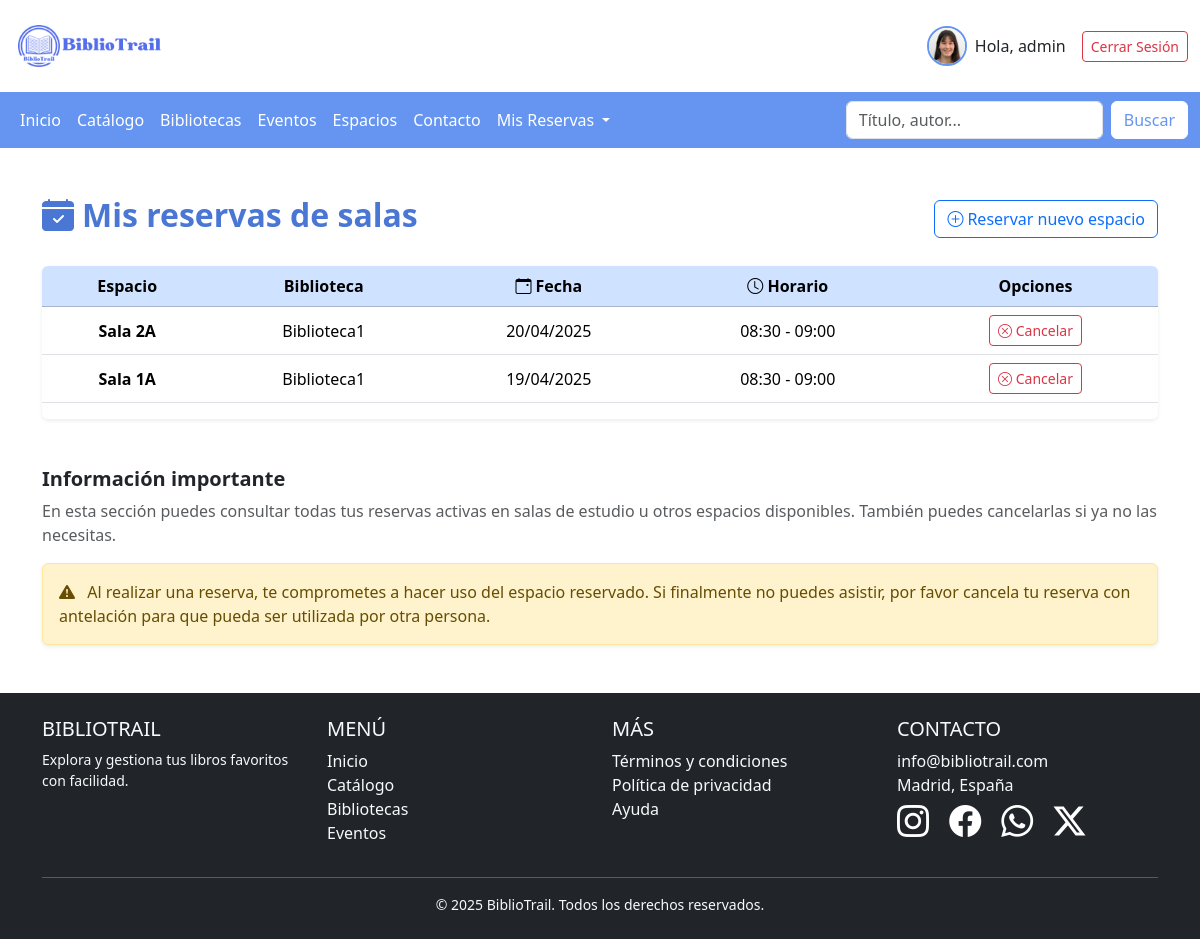
The page /reservas/mis-espacios/ (signed in) on the database as committed earlier.
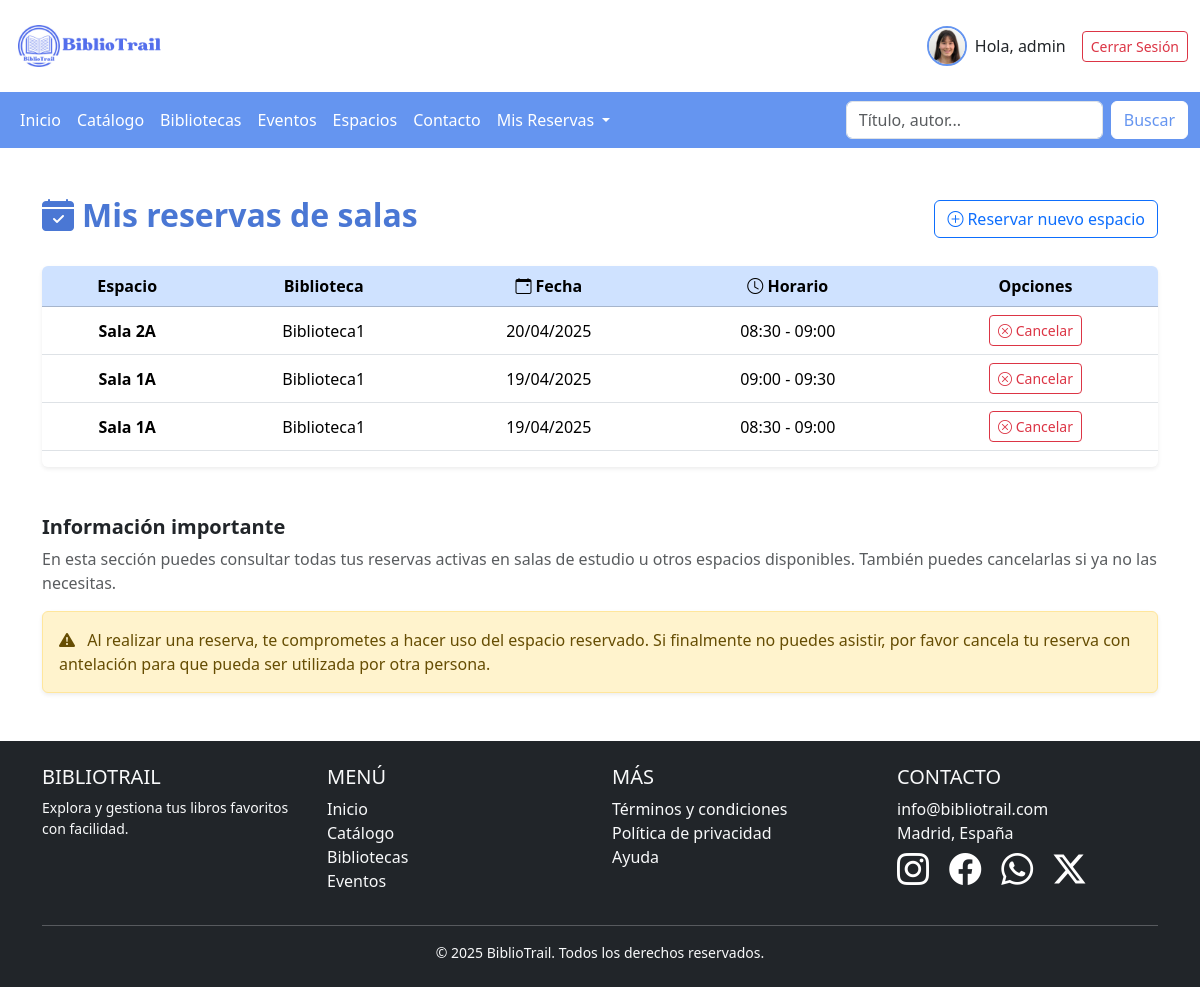
The same page on the database as committed later.
### autenticacion/models.py (models this page shows, shortened)
class PerfilUsuario(models.Model):
    user = models.OneToOneField(User, on_delete=models.CASCADE, related_name="perfil")
    nombre = models.CharField(max_length=200, blank=True, null=True)
    apellido = models.CharField(max_length=200, blank=True, null=True)
    email = models.EmailField(max_length=500, blank=True, null=True)
    username = models.CharField(max_length=200, blank=True, null=True)
    dni = models.CharField(max_length=9, unique=True, blank=True, null=True, help_text="Ingrese su DNI")
    sexo = models.CharField(max_length=6, choices=[('M', 'Hombre'), ('F', 'Mujer')], blank=True, null=True)
    direccion = models.TextField(max_length=250, blank=True, null=True, help_text="Ingrese la dirección de su domicilio")
    codigo_postal = models.CharField(max_length=5, blank=True, null=True)
    ciudad = models.CharField(max_length=40, blank=True, null=True)
    provincia = models.CharField(max_length=40, blank=True, null=True)
    avatar = models.ImageField(null=True,blank=True , default="avatar.svg")
    bio = models.TextField(null=True)
    created = models.DateTimeField(auto_now_add=True)
    class Meta:
        ordering = ['created']
        verbose_name = "Perfil de usuario"
        verbose_name_plural = "Perfiles de usuarios"

### reservas/models.py (models this page shows, shortened)
class ReservaEspacio(models.Model):
    usuario = models.ForeignKey(PerfilUsuario, on_delete=models.CASCADE)
    espacio_id_remoto = models.PositiveIntegerField()
    titulo_espacio = models.CharField(max_length=200)
    biblioteca_origen = models.CharField(max_length=100)
    fecha = models.DateField()
    hora_inicio = models.TimeField()
    hora_fin = models.TimeField()
    class Meta:
        unique_together = ('espacio_id_remoto', 'biblioteca_origen', 'fecha', 'hora_inicio', 'hora_fin')

### reservas/views.py (the view)
# urls.py: path("mis-espacios/", views.mis_espacios, name="mis_espacios"),
@login_required
def mis_espacios(request):
    reservas = ReservaEspacio.objects.filter(usuario=request.user.perfil).order_by("-fecha", "-hora_inicio")
    return render(request, "reservas/mis_espacios.html", {
        "reservas": reservas
    })

### reservas/templates/reservas/mis_espacios.html (shortened to what this page needs)
{% extends "BibliotrailApp/base.html" %}
{% block content %}
<div class="container my-5">
  <div class="d-flex justify-content-between align-items-center mb-4">
    <h2 class="fw-bold" style="color: #4a77d4;">
      <i class="bi bi-calendar-check-fill me-2"></i>Mis reservas de salas
    </h2>
    <a href="{% url 'calendario_espacios' %}" class="btn btn-outline-primary">
      <i class="bi bi-plus-circle me-1"></i>Reservar nuevo espacio
    </a>
  </div>
  {% if reservas %}
    <div class="table-responsive rounded shadow-sm mb-4">
      <table class="table table-hover align-middle text-center bg-white">
        <thead class="table-primary text-dark">
          <tr>
            <th scope="col"></i> Espacio</th>
            <th scope="col"></i> Biblioteca</th>
            <th scope="col"><i class="bi bi-calendar-event"></i> Fecha</th>
            <th scope="col"><i class="bi bi-clock"></i> Horario</th>
            <th scope="col"></i> Opciones</th>
          </tr>
        </thead>
        <tbody>
          {% for reserva in reservas %}
            <tr class="align-middle">
              <td class="fw-semibold">{{ reserva.titulo_espacio }}</td>
              <td>{{ reserva.biblioteca_origen|title }}</td>
              <td>{{ reserva.fecha|date:"d/m/Y" }}</td>
              <td>{{ reserva.hora_inicio|time:"H:i" }} - {{ reserva.hora_fin|time:"H:i" }}</td>
              <td>
                <a href="{% url 'cancelar_reserva_espacio' reserva.id %}" class="btn btn-sm btn-outline-danger">
                  <i class="bi bi-x-circle"></i> Cancelar
                </a>
              </td>
            </tr>
          {% endfor %}
        </tbody>
      </table>
    </div>
  {% else %}
    <div class="alert alert-info text-center mt-4 p-4 shadow-sm" role="alert">
      <i class="bi bi-info-circle-fill me-2"></i>Aún no has reservado ningún espacio. Puedes hacer tu primera reserva desde el botón superior derecho.
    </div>
  {% endif %}
  <div class="mt-5">
    <h5 class="fw-semibold">Información importante</h5>
    <p class="text-muted">
      En esta sección puedes consultar todas tus reservas activas en salas de estudio u otros espacios disponibles.
      También puedes cancelarlas si ya no las necesitas.
    </p>
    <div class="alert alert-warning shadow-sm" role="alert">
      <i class="bi bi-exclamation-triangle-fill me-2"></i>
      Al realizar una reserva, te comprometes a hacer uso del espacio reservado.
      Si finalmente no puedes asistir, por favor cancela tu reserva con antelación para que pueda ser utilizada por otra persona.
    </div>
  </div>
</div>
{% endblock %}

### BibliotrailApp/templates/BibliotrailApp/base.html (shortened to what this page needs)
<!DOCTYPE html>
<html lang="en">
<head>
    {% load static %}
    <link href="https://cdn.jsdelivr.net/npm/bootstrap@5.3.3/dist/css/bootstrap.min.css" rel="stylesheet">
    <link rel="stylesheet" href="https://cdn.jsdelivr.net/npm/bootstrap-icons@1.11.3/font/bootstrap-icons.min.css">
    <link href="{% static 'BibliotrailApp/css/style.css' %}" rel="stylesheet">
</head>
<body>
    <header class="container-fluid py-3">
        <div class="row align-items-center">
            <div class="col-6 col-md-3">
                <img src="{% static 'BibliotrailApp/images/BiblioTrail.png' %}" alt="Logo BiblioTrail" class="img-fluid" style="max-width: 150px;">
            </div>
            <div class="col-6 col-md-9 text-end">
                <div class="d-flex flex-column flex-sm-row align-items-center justify-content-end gap-3">
                    {% if user.is_authenticated %}
                        <a href="{% url 'perfil' %}" class="d-flex align-items-center text-decoration-none text-dark">
                            <img src="{{request.user.perfil.avatar.url}}" alt="Avatar"
                                class="rounded-circle img-fluid" style="width: 40px; height: 40px; object-fit: cover; border: 2px solid #6595f0;">
                            <span class="ms-2 d-none d-sm-inline">Hola, {{ user.username }}</span>
                        </a>
                        <a href="{% url 'cerrar_sesion' %}" class="btn btn-outline-danger btn-sm">Cerrar Sesión</a>
                    {% else %}
                        <a href="{% url 'register' %}" class="btn btn-danger btn-sm">Registrarse</a>
                        <a href="{% url 'iniciar_sesion' %}" class="btn btn-outline-danger btn-sm">Iniciar Sesión</a>
                    {% endif %}
                </div>
            </div>
        </div>
    </header>
    <nav class="navbar navbar-expand-lg navbar-custom">
        <div class="container-fluid" >
            <div class="collapse navbar-collapse" id="navbarSupportedContent">
                <ul class="navbar-nav me-auto mb-2 mb-lg-0">
                    <li class="nav-item">
                        <a class="nav-link {% if request.path == '/' %} active {% endif %}" aria-current="page" href="{% url 'Inicio' %}">Inicio</a>
                    </li>
                    <li class="nav-item ">
                        <a class="nav-link {% if request.path == '/catalogo/' %} active {% endif %}" href="{% url 'Catalogo' %}">Catálogo</a>
                    </li>
                    <li class="nav-item">
                        <a class="nav-link {% if request.path == '/bibliotecas/' %} active {% endif %}" href="{% url 'Bibliotecas' %}">Bibliotecas</a>
                    </li>
                    <li class="nav-item">
                        <a class="nav-link {% if request.path == '/eventos/' %} active {% endif %}" href="{% url 'Eventos' %}">Eventos</a>
                    </li>
                    <li class="nav-item">
                        <a class="nav-link {% if request.path == '/espacios/' %} active {% endif %}" href="{% url 'calendario_espacios' %}">Espacios</a>
                    </li>
                    <li class="nav-item">
                        <a class="nav-link {% if request.path == '/contacto/' %} active {% endif %}" href="{% url 'Contacto' %}">Contacto</a>
                    </li>
                    <li class="nav-item dropdown">
                        <a class="nav-link dropdown-toggle" href="{% url 'Reservas' %}" role="button" data-bs-toggle="dropdown" aria-expanded="false">
                            Mis Reservas
                        </a>
                    </li>
                </ul>
                <form class="d-flex" role="search" action="{% url 'buscar-libros' %}" method="get">
                    <input class="form-control me-2" name="q" type="search" placeholder="Título, autor..." value="{{ request.GET.q }}" aria-label="Buscar">
                    <button class="btn custom-search-btn" type="submit">Buscar</button>
                </form>
            </div>
        </div>
    </nav>
     {% block content %}
     {% endblock %}
    <footer class="bg-dark text-light py-4 mt-5">
        <div class="container">
            <div class="row text-center text-md-start">
                <div class="col-md-3 mb-4 mb-md-0">
                    <h5 class="text-uppercase">BiblioTrail</h5>
                    <p class="small">Explora y gestiona tus libros favoritos con facilidad.</p>
                </div>
                <div class="col-md-3 mb-4 mb-md-0">
                    <h5 class="text-uppercase">Menú</h5>
                    <ul class="list-unstyled">
                        <li><a href="{% if request.path == '/' %} # {% else %} {% url 'Inicio' %} {% endif %}" class="text-light text-decoration-none">Inicio</a></li>
                        <li><a href="{% url 'Catalogo' %}" class="text-light text-decoration-none">Catálogo</a></li>
                        <li><a href="{% url 'Bibliotecas' %}" class="text-light text-decoration-none">Bibliotecas</a></li>
                        <li><a href="{% url 'Eventos' %}" class="text-light text-decoration-none">Eventos</a></li>
                    </ul>
                </div>
                <div class="col-md-3 mb-4 mb-md-0">
                    <h5 class="text-uppercase">Más</h5>
                    <ul class="list-unstyled">
                        <li><a href="#" class="text-light text-decoration-none">Términos y condiciones</a></li>
                        <li><a href="#" class="text-light text-decoration-none">Política de privacidad</a></li>
                        <li><a href="#" class="text-light text-decoration-none">Ayuda</a></li>
                    </ul>
                </div>
                <div class="col-md-3">
                    <h5 class="text-uppercase">Contacto</h5>
                    <ul class="list-unstyled">
                        <li> info@bibliotrail.com</li>
                        <li> Madrid, España</li>
                        <a href="#" class="text-decoration-none text-white"><i class="bi bi-instagram fs-2 me-3"></i></a>
                        <a href="#" class="text-decoration-none text-white"><i class="bi bi-facebook fs-2 me-3"></i></a>
                        <a href="#" class="text-decoration-none text-white"><i class="bi bi-whatsapp fs-2 me-3"></i></a>
                        <a href="#" class="text-decoration-none text-white"><i class="bi bi-twitter-x fs-2 me-3"></i></a>
                    </ul>
                </div>
            </div>
            <hr class="bg-light">
            <div class="text-center">
                <p class="small mb-0">&copy; 2025 BiblioTrail. Todos los derechos reservados.</p>
            </div>
        </div>
    </footer>
</body>
</html>

### BibliotrailApp/static/BibliotrailApp/css/style.css (style rules this page uses)
.navbar-custom { background-color: #6595f0 !important; }
.navbar-custom .navbar-nav .nav-link { color: white !important; }
.custom-search-btn { color: #6595f0; background-color: white; border-color: white; }

Rows that differ between the two databases and show on the page:
added ReservaEspacio: titulo_espacio "Sala 1A", biblioteca_origen "Biblioteca1", fecha "19/04/2025", hora_inicio "09:00", hora_fin "09:30"
